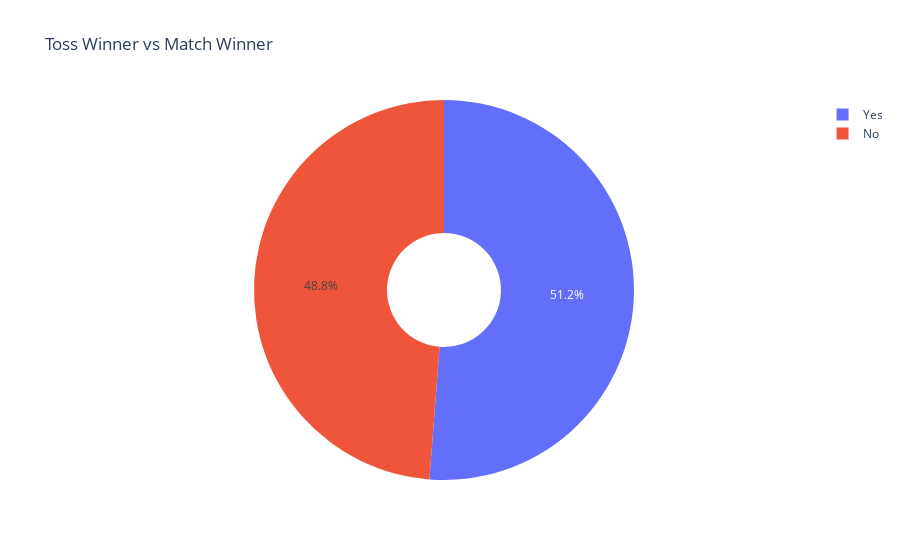

Notebook code for this chart:
### Code cell
labels = toss_win_counts.index
values = toss_win_counts.values

fig = go.Figure(data=[go.Pie(labels=labels, values=values, hole=0.3)])
fig.update_layout(title="Toss Winner vs Match Winner")
fig.show()

### Figure 1 — Plotly figure (JSON) as saved in the notebook; plotly's stock layout.template omitted (floating-point values rounded to 4 significant figures)
{"data": [{"hole": 0.3, "labels": ["Yes", "No"], "type": "pie", "values": [418, 398]}], "layout": {"title": {"text": "Toss Winner vs Match Winner"}}}
